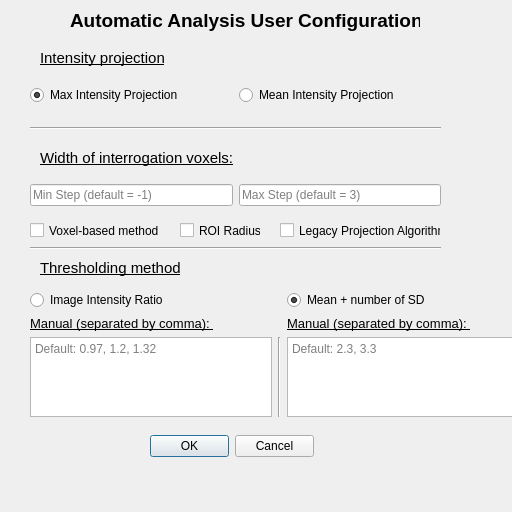
<?xml version="1.0" encoding="UTF-8"?>
<ui version="4.0">
 <class>AtrialScarViewUIcemrgnet</class>
 <widget class="QWidget" name="AtrialScarViewUIcemrgnet">
  <property name="geometry">
   <rect>
    <x>0</x>
    <y>0</y>
    <width>512</width>
    <height>512</height>
   </rect>
  </property>
  <property name="minimumSize">
   <size>
    <width>480</width>
    <height>480</height>
   </size>
  </property>
  <property name="maximumSize">
   <size>
    <width>512</width>
    <height>512</height>
   </size>
  </property>
  <property name="windowTitle">
   <string>Dialog</string>
  </property>
  <widget class="QWidget" name="horizontalLayoutWidget">
   <property name="geometry">
    <rect>
     <x>30</x>
     <y>80</y>
     <width>411</width>
     <height>31</height>
    </rect>
   </property>
   <layout class="QHBoxLayout" name="horizontalLayout">
    <item>
     <widget class="QRadioButton" name="maxProjection_radioButton">
      <property name="text">
       <string>Max Intensity Projection</string>
      </property>
      <property name="checked">
       <bool>true</bool>
      </property>
     </widget>
    </item>
    <item>
     <widget class="QRadioButton" name="meanProjecton_radioButton">
      <property name="text">
       <string>Mean Intensity Projection</string>
      </property>
     </widget>
    </item>
   </layout>
  </widget>
  <widget class="QLabel" name="titleLabel">
   <property name="geometry">
    <rect>
     <x>70</x>
     <y>10</y>
     <width>350</width>
     <height>21</height>
    </rect>
   </property>
   <property name="minimumSize">
    <size>
     <width>350</width>
     <height>0</height>
    </size>
   </property>
   <property name="font">
    <font>
     <pointsize>14</pointsize>
     <weight>75</weight>
     <bold>true</bold>
    </font>
   </property>
   <property name="text">
    <string>Automatic Analysis User Configuration </string>
   </property>
  </widget>
  <widget class="QLabel" name="label">
   <property name="geometry">
    <rect>
     <x>40</x>
     <y>50</y>
     <width>150</width>
     <height>16</height>
    </rect>
   </property>
   <property name="minimumSize">
    <size>
     <width>150</width>
     <height>0</height>
    </size>
   </property>
   <property name="font">
    <font>
     <pointsize>11</pointsize>
     <underline>true</underline>
    </font>
   </property>
   <property name="text">
    <string>Intensity projection</string>
   </property>
  </widget>
  <widget class="QLabel" name="label_3">
   <property name="geometry">
    <rect>
     <x>40</x>
     <y>260</y>
     <width>251</width>
     <height>16</height>
    </rect>
   </property>
   <property name="font">
    <font>
     <pointsize>11</pointsize>
     <underline>true</underline>
    </font>
   </property>
   <property name="text">
    <string>Thresholding method</string>
   </property>
  </widget>
  <widget class="QWidget" name="horizontalLayoutWidget_2">
   <property name="geometry">
    <rect>
     <x>30</x>
     <y>180</y>
     <width>411</width>
     <height>31</height>
    </rect>
   </property>
   <layout class="QHBoxLayout" name="horizontalLayout_2">
    <item>
     <widget class="QLineEdit" name="minStep_lineEdit">
      <property name="placeholderText">
       <string>Min Step (default = -1)</string>
      </property>
     </widget>
    </item>
    <item>
     <widget class="QLineEdit" name="maxStep_lineEdit">
      <property name="placeholderText">
       <string>Max Step (default = 3)</string>
      </property>
     </widget>
    </item>
   </layout>
  </widget>
  <widget class="QLabel" name="label_2">
   <property name="geometry">
    <rect>
     <x>40</x>
     <y>150</y>
     <width>221</width>
     <height>16</height>
    </rect>
   </property>
   <property name="font">
    <font>
     <pointsize>11</pointsize>
     <underline>true</underline>
    </font>
   </property>
   <property name="text">
    <string>Width of interrogation voxels:</string>
   </property>
  </widget>
  <widget class="QWidget" name="gridLayoutWidget">
   <property name="geometry">
    <rect>
     <x>30</x>
     <y>290</y>
     <width>499</width>
     <height>127</height>
    </rect>
   </property>
   <layout class="QGridLayout" name="gridLayout">
    <item row="2" column="2">
     <widget class="QPlainTextEdit" name="meanSD_textEdit">
      <property name="placeholderText">
       <string>Default: 2.3, 3.3</string>
      </property>
     </widget>
    </item>
    <item row="1" column="2">
     <widget class="QLabel" name="label_5">
      <property name="font">
       <font>
        <pointsize>10</pointsize>
        <underline>true</underline>
       </font>
      </property>
      <property name="text">
       <string>Manual (separated by comma): </string>
      </property>
     </widget>
    </item>
    <item row="2" column="0">
     <widget class="QPlainTextEdit" name="iir_textEdit">
      <property name="placeholderText">
       <string>Default: 0.97, 1.2, 1.32</string>
      </property>
     </widget>
    </item>
    <item row="0" column="0">
     <widget class="QRadioButton" name="iir_radioButton">
      <property name="whatsThis">
       <string extracomment="Choose the value of X in the formula: X*IIR"/>
      </property>
      <property name="text">
       <string>Image Intensity Ratio</string>
      </property>
     </widget>
    </item>
    <item row="1" column="0">
     <widget class="QLabel" name="label_6">
      <property name="font">
       <font>
        <pointsize>10</pointsize>
        <underline>true</underline>
       </font>
      </property>
      <property name="layoutDirection">
       <enum>Qt::LeftToRight</enum>
      </property>
      <property name="text">
       <string>Manual (separated by comma): </string>
      </property>
     </widget>
    </item>
    <item row="0" column="2">
     <widget class="QRadioButton" name="meanSD_radioButton">
      <property name="toolTip">
       <string/>
      </property>
      <property name="whatsThis">
       <string extracomment="Choose the value of X in the formula: MEAN + X*STDEV"/>
      </property>
      <property name="text">
       <string>Mean + number of SD</string>
      </property>
      <property name="checked">
       <bool>true</bool>
      </property>
     </widget>
    </item>
    <item row="2" column="1">
     <widget class="Line" name="line_3">
      <property name="orientation">
       <enum>Qt::Vertical</enum>
      </property>
     </widget>
    </item>
   </layout>
  </widget>
  <widget class="QDialogButtonBox" name="buttonBox">
   <property name="geometry">
    <rect>
     <x>150</x>
     <y>430</y>
     <width>164</width>
     <height>32</height>
    </rect>
   </property>
   <property name="standardButtons">
    <set>QDialogButtonBox::Cancel|QDialogButtonBox::Ok</set>
   </property>
  </widget>
  <widget class="Line" name="line">
   <property name="geometry">
    <rect>
     <x>30</x>
     <y>120</y>
     <width>411</width>
     <height>16</height>
    </rect>
   </property>
   <property name="orientation">
    <enum>Qt::Horizontal</enum>
   </property>
  </widget>
  <widget class="Line" name="line_2">
   <property name="geometry">
    <rect>
     <x>30</x>
     <y>240</y>
     <width>411</width>
     <height>16</height>
    </rect>
   </property>
   <property name="orientation">
    <enum>Qt::Horizontal</enum>
   </property>
  </widget>
  <widget class="QCheckBox" name="voxel_checkbox">
   <property name="geometry">
    <rect>
     <x>30</x>
     <y>220</y>
     <width>151</width>
     <height>21</height>
    </rect>
   </property>
   <property name="text">
    <string>Voxel-based method</string>
   </property>
  </widget>
  <widget class="QCheckBox" name="checkBox">
   <property name="geometry">
    <rect>
     <x>180</x>
     <y>220</y>
     <width>81</width>
     <height>21</height>
    </rect>
   </property>
   <property name="text">
    <string>ROI Radius</string>
   </property>
  </widget>
  <widget class="QCheckBox" name="checkBox_2">
   <property name="geometry">
    <rect>
     <x>280</x>
     <y>220</y>
     <width>161</width>
     <height>21</height>
    </rect>
   </property>
   <property name="text">
    <string>Legacy Projection Algorithm</string>
   </property>
  </widget>
 </widget>
 <resources/>
 <connections/>
</ui>
